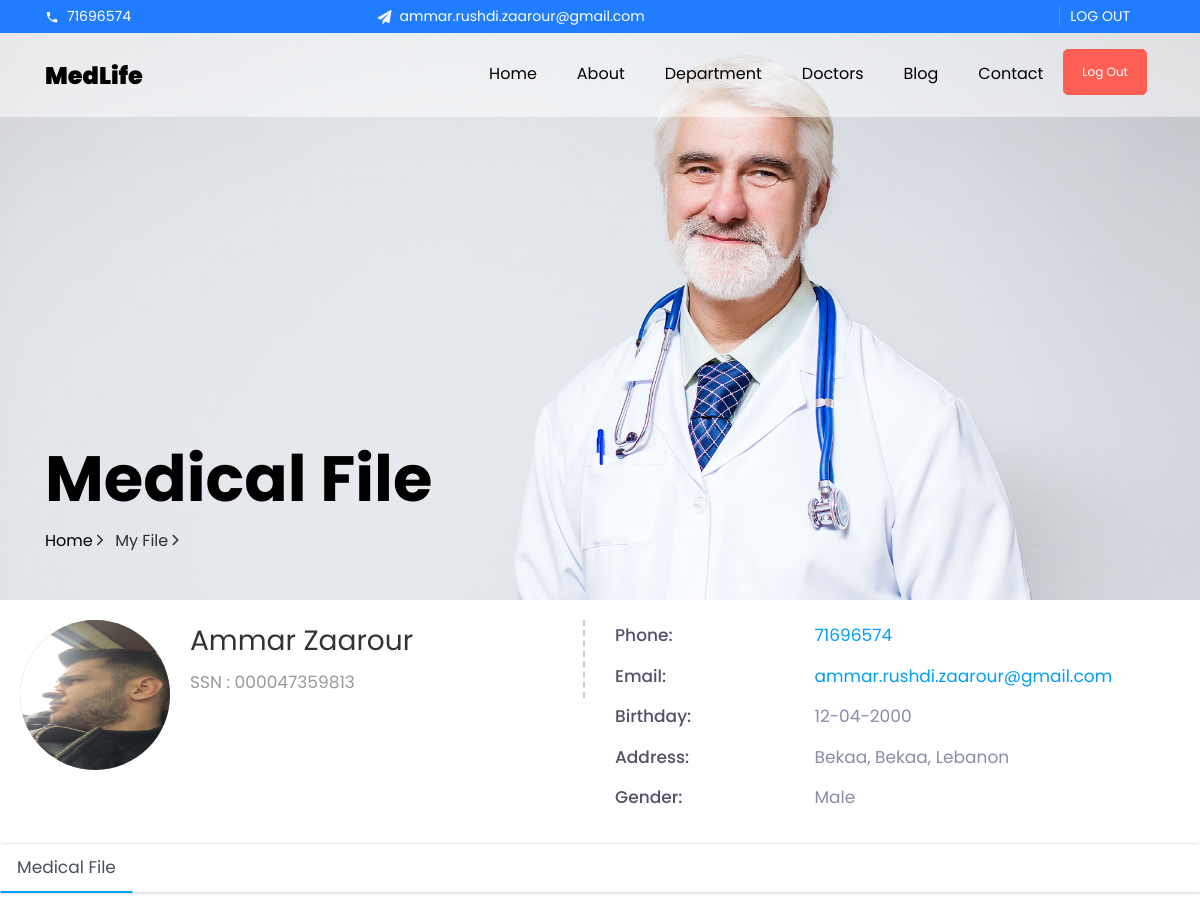
The app's page /patient/file.php (signed in), older data.
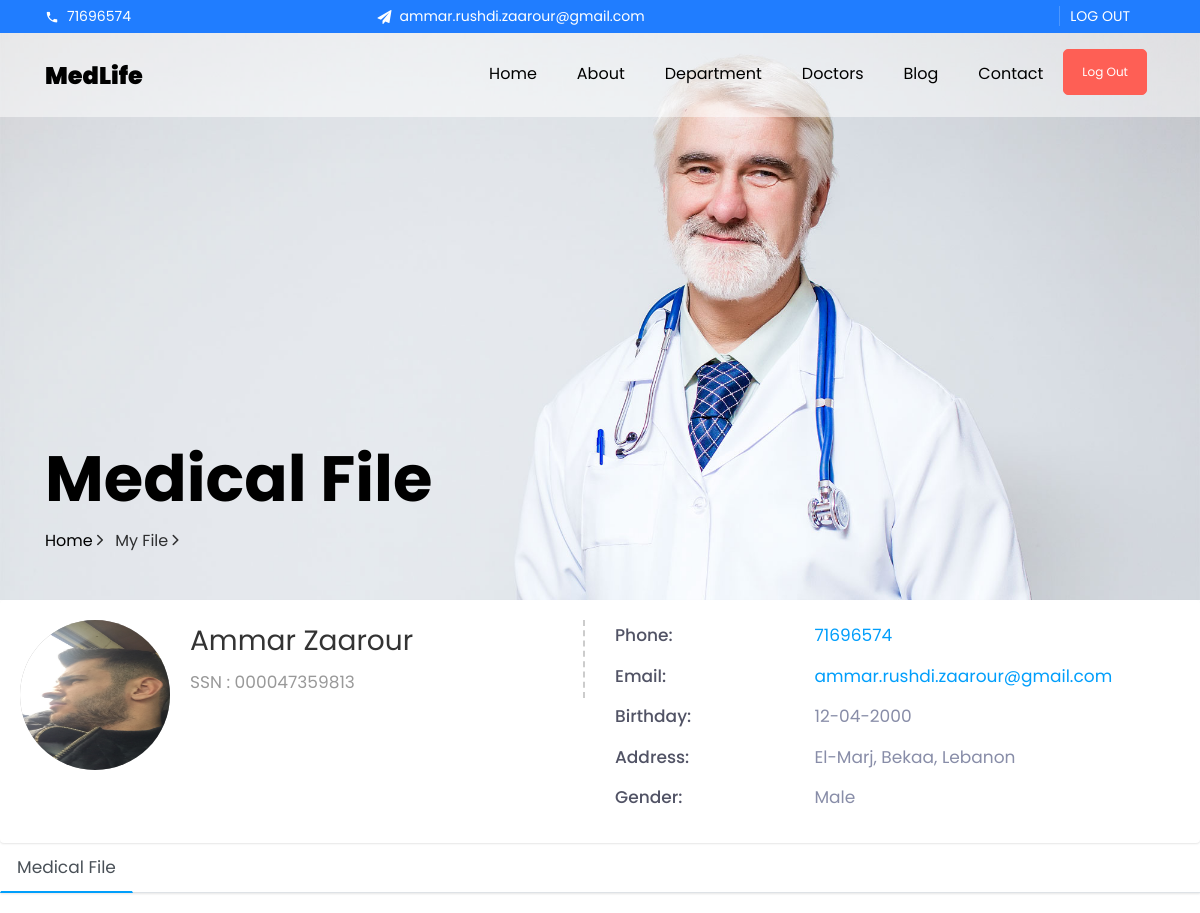
The same page, newer data.
### tables this page shows
CREATE TABLE `patients` (
  `id` int(11) NOT NULL,
  `ssn` varchar(255) NOT NULL,
  `fname` varchar(255) NOT NULL,
  `lname` varchar(255) NOT NULL,
  `profile` varchar(255) NOT NULL,
  `email` varchar(255) NOT NULL,
  `phone` varchar(255) NOT NULL,
  `password` varchar(255) NOT NULL,
  `gender` varchar(255) NOT NULL,
  `birth` date NOT NULL,
  `address` varchar(255) NOT NULL,
  `is_critical` int(11) NOT NULL
);

### patient/file.php (the view, shortened to what this page needs)
<?php
include "php/connection.php";
?>
<!DOCTYPE html>
<html lang="en">
<head>
    <link rel="stylesheet" type="text/css" href="assets/css/bootstrap.min.css">
    <link rel="stylesheet" type="text/css" href="assets/css/font-awesome.min.css">
    <link rel="stylesheet" type="text/css" href="assets/css/select2.min.css">
    <link rel="stylesheet" type="text/css" href="assets/css/dataTables.bootstrap4.min.css">
    <link rel="stylesheet" type="text/css" href="assets/css/bootstrap-datetimepicker.min.css">
    <link rel="stylesheet" type="text/css" href="assets/css/style.css">
<link rel="stylesheet" href="css/open-iconic-bootstrap.min.css">
<link rel="stylesheet" href="css/animate.css">
<link rel="stylesheet" href="css/owl.carousel.min.css">
<link rel="stylesheet" href="css/owl.theme.default.min.css">
<link rel="stylesheet" href="css/magnific-popup.css">
<link rel="stylesheet" href="css/aos.css">
<link rel="stylesheet" href="css/ionicons.min.css">
<link rel="stylesheet" href="css/flaticon.css">
    <link rel="stylesheet" href="css/icomoon.css">
    <link rel="stylesheet" href="css/style.css">
  </head>
  <body data-spy="scroll" data-target=".site-navbar-target" data-offset="300">
  <?php
  $pid= $_SESSION['u_id'];
				   $sql1 = "SELECT * FROM `patients` where id=$pid";
				   $stmt1 = $connection->prepare($sql1);
				   $stmt1->execute();
					$result = $stmt1->get_result();
					$row = $result->fetch_assoc();
						?>
  <div class="py-1 bg-black top">
    	<div class="container">
    		<div class="row no-gutters d-flex align-items-start align-items-center px-md-0">
	    		<div class="col-lg-12 d-block">
		    		<div class="row d-flex">
		    			<div class="col-md pr-4 d-flex topper align-items-center">
					    	<div class="icon mr-2 d-flex justify-content-center align-items-center"><span class="icon-phone2"></span></div>
						    <span class="text"><?php echo $row["phone"];?></span>
					    </div>
					    <div class="col-md pr-4 d-flex topper align-items-center">
					    	<div class="icon mr-2 d-flex justify-content-center align-items-center"><span class="icon-paper-plane"></span></div>
						    <span class="text"><?php echo $row["email"];?></span>
					    </div>
					    <div class="col-md-5 pr-4 d-flex topper align-items-center text-lg-right justify-content-end">
						    <p class="mb-0 register-link"><a href="php/logout.php" class="mr-3">Log Out</a></p>
					    </div>
				    </div>
			    </div>
		    </div>
		  </div>
    </div>
    <nav class="navbar navbar-expand-lg navbar-dark ftco_navbar bg-dark ftco-navbar-light site-navbar-target" id="ftco-navbar">
	    <div class="container">
	      <a class="navbar-brand" href="home.php">MedLife</a>
	      <div class="collapse navbar-collapse" id="ftco-nav">
	        <ul class="navbar-nav nav ml-auto">
	          <li class="nav-item"><a href="home.php#home-section" class="nav-link"><span>Home</span></a></li>
	          <li class="nav-item"><a href="home.php#about-section" class="nav-link"><span>About</span></a></li>
	          <li class="nav-item"><a href="home.php#department-section" class="nav-link"><span>Department</span></a></li>
	          <li class="nav-item"><a href="home.php#doctor-section" class="nav-link"><span>Doctors</span></a></li>
	          <li class="nav-item"><a href="home.php#blog-section" class="nav-link"><span>Blog</span></a></li>
	          <li class="nav-item"><a href="#contact-section" class="nav-link"><span>Contact</span></a></li>
			  <li class="nav-item cta mr-md-2"><a href="php/logout.php" class="nav-link">Log Out</a></li>
	        </ul>
	      </div>
	    </div>
	  </nav>
      <section class="hero-wrap hero-wrap-2" style="background-image: url('images/bg_1.jpg');" data-stellar-background-ratio="0.5">
      <div class="container">
        <div class="row no-gutters slider-text align-items-end justify-content-start">
          <div class="col-md-9 ftco-animate pb-4">
            <h1 class="mb-3 bread">Medical File</h1>
             <p class="breadcrumbs"><span class="mr-2"><a href="index.html">Home <i class="ion-ios-arrow-forward"></i></a></span> <span>My File <i class="ion-ios-arrow-forward"></i></span></p>
          </div>
        </div>
      </div>
    </section>
      <div class="main-wrapper">
            <div class="content">
                <?php
					$id=$_SESSION['u_id'];
					$sql1 = "Select * from patients where id=$id";
					$stmt1 = $connection->prepare($sql1);
					$stmt1->execute();
					 $result = $stmt1->get_result();
					 $row = $result->fetch_assoc();
						 ?>
                <div class="card-box profile-header">
                    <div class="row">
                        <div class="col-md-12">
                            <div class="profile-view">
                                <div class="profile-img-wrap">
                                    <div class="profile-img">
                                        <a href="#"><img class="avatar" src="../admin/images/<?php echo $row['profile'];?>" alt=""></a>
                                    </div>
                                </div>
                                <div class="profile-basic">
                                    <div class="row">
                                        <div class="col-md-5">
                                            <div class="profile-info-left">
                                                <h3 class="user-name m-t-0 mb-0"><?php echo $row["fname"]," ", $row["lname"];?></h3>
                                                <div class="staff-id">SSN : <?php echo $row["ssn"];?></div>
                                            </div>
                                        </div>
                                        <div class="col-md-7">
                                            <ul class="personal-info">
                                                <li>
                                                    <span class="title">Phone:</span>
                                                    <span class="text"><a href="#"><?php echo $row["phone"];?></a></span>
                                                </li>
                                                <li>
                                                    <span class="title">Email:</span>
                                                    <span class="text"><a href="#"><?php echo $row["email"];?></a></span>
                                                </li>
                                                <li>
                                                    <span class="title">Birthday:</span>
                                                    <span class="text"><?php echo date("d-m-Y", strtotime($row["birth"]));?></span>
                                                </li>
                                                <li>
                                                    <span class="title">Address:</span>
                                                    <span class="text"><?php echo $row["address"];?></span>
                                                </li>
                                                <li>
                                                    <span class="title">Gender:</span>
                                                    <span class="text"><?php echo $row["gender"];?></span>
                                                </li>
                                            </ul>
                                        </div>
                                    </div>
                                </div>
                            </div>
                        </div>
                    </div>
                </div>
				<div class="profile-tabs">
                <ul class="nav nav-tabs nav-tabs-bottom">
						<li class="nav-item"><a class="nav-link active" href="#about-cont" data-toggle="tab">Medical File</a></li>
					</ul>
					<div class="tab-content">
					</div>
				</div>
            </div>
        </div>
  </body>
</html>

### patient/css/icomoon.css (style rules this page uses)
[class^="icon-"], [class*=" icon-"] { font-family: 'icomoon' !important; speak: none; font-style: normal; font-weight: normal; font-variant: normal; text-transform: none; line-height: 1; -webkit-font-smoothing: antialiased; -moz-osx-font-smoothing: grayscale; }
.icon-paper-plane:before { content: "\f1d8"; }
.icon-phone2:before { content: "\e0cd"; }

Row changes from the older to the newer data that the page shows:
changed patients "Ammar": address "Bekaa, Bekaa, Lebanon" → "El-Marj, Bekaa, Lebanon"
